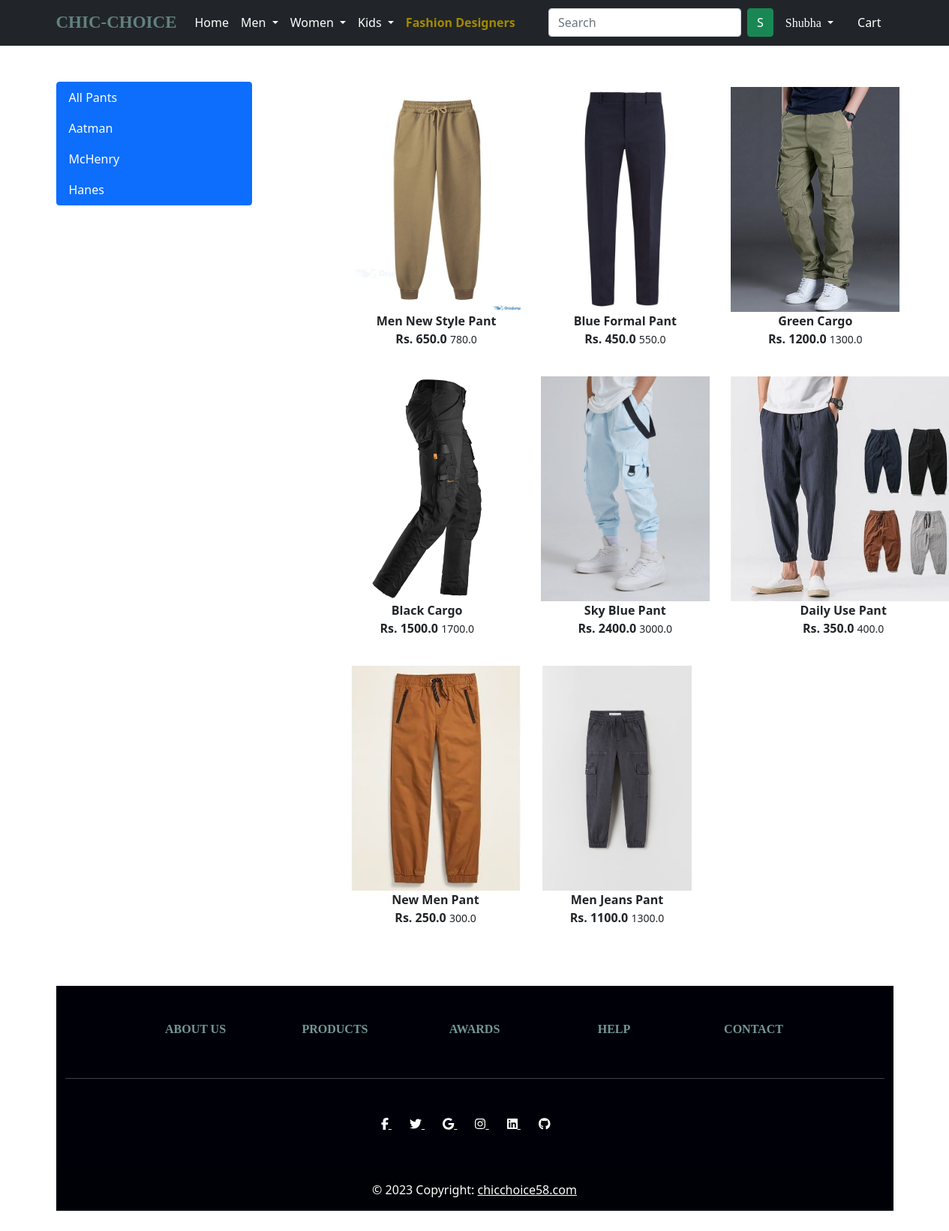
The page /mpants/ (signed in) on the database its author committed.
### app/models.py (models this page shows, shortened)
class Product(models.Model):
    title = models.CharField(max_length=100)
    selling_price = models.FloatField()
    discounted_price = models.FloatField()
    description = models.TextField()
    brand = models.CharField(max_length=100)
    category = models.CharField(choices=CATEGORY_CHOICES,max_length=4)
    product_image = models.ImageField(upload_to="productimg")

### app/views.py (the view)
# urls.py: path('mpants/', views.mpants, name='mpants'),
@login_required
def mpants(request, data=None):
    if data == None:
        mpants = Product.objects.filter(category="MP")
    elif data == "Aatman" or data == "McHenry" or data == "Hanes":
        mpants = Product.objects.filter(category="MP").filter(brand=data)
    return render(request, 'app/mpants.html', {"mpants":mpants})

### app/templates/app/mpants.html (shortened to what this page needs)
{% extends 'app/base.html' %}
{% load static %}
{% block main-content %}
<div class="container my-5">
 <div class="row">
  <div class="col-sm-3">
    <div class="list-group">
        <a href="{% url 'mpants' %}" class="list-group-item list-group-item-action active" aria-current="true">
          All Pants
        </a>
        <a href="{% url 'mpantsdata' 'Aatman' %}" class="list-group-item list-group-item-action active" aria-current="true">
            Aatman
          </a>
          <a href="{% url 'mpantsdata' 'McHenry' %}" class="list-group-item list-group-item-action active" aria-current="true">
            McHenry
          </a>
          <a href="{% url 'mpantsdata' 'Hanes' %}" class="list-group-item list-group-item-action active" aria-current="true">
            Hanes
          </a>
      </div>
  </div>
  <div class="col-sm-8 offset-sm-1">
    <div class="row">
        {% for product in mpants  %}
            <div class="col-sm-4 text-center mb-4">
                <a href="{% url 'product-detail' product.id %}" class="btn">
                    <div class="item">
                        <img src="{{ product.product_image.url }}" alt="" height="300" class="">
                        <div class="fw-bold"> {{product.title}} </div>
                        <div class="fw-bold"> Rs. {{product.discounted_price}}
                            <small class="fw-light text-decoration-line-trough"> {{ product.selling_price }} </small>
                        </div>
                    </div>
                </a>
            </div>
        {% endfor %}
       </div>
  </div>
 </div>
</div>
{% endblock main-content %}

### app/templates/app/base.html (shortened to what this page needs)
<!doctype html>
{% load static %}
<html lang="en">
  <head>
    <link href="https://cdn.jsdelivr.net/npm/bootstrap@5.0.0-beta1/dist/css/bootstrap.min.css" rel="stylesheet">
    <link rel="stylesheet" href="{% static 'app/css/owl.carousel.min.css' %}">
    <link rel="stylesheet" href="{% static 'app/css/all.min.css' %}">
    <link rel="stylesheet" href="{% static 'app/css/style.css' %}">
    <link rel="stylesheet" href="{% static 'app/css/designer_login.css' %}">
  </head>
  <body>
    <nav class="navbar navbar-expand-lg navbar-dark bg-dark">
     <div class="container">
       <a class="navbar-brand" href="/"><b style="font-weight: 1300;color: rgb(99, 129, 129); font-family:Cursive;font-size: 23px;">CHIC-CHOICE</b></a>
       <div class="collapse navbar-collapse" id="navbarSupportedContent">
         <ul class="navbar-nav me-auto mb-2 mb-lg-0">
           <li class="nav-item">
             <a class="nav-link active" aria-current="page" href="/">Home</a>
           </li>
           <li class="nav-item dropdown">
             <a class="nav-link dropdown-toggle text-white" href="#" id="electronicsDropdown" role="button" data-bs-toggle="dropdown" aria-expanded="false">
               Men
             </a>
           </li>
           <li class="nav-item dropdown">
             <a class="nav-link dropdown-toggle text-white" href="#" id="fashionDropdown" role="button" data-bs-toggle="dropdown" aria-expanded="false">
              Women
             </a>
           </li>
           <li class="nav-item dropdown">
            <a class="nav-link dropdown-toggle text-white" href="#" id="fashionDropdown" role="button" data-bs-toggle="dropdown" aria-expanded="false">
            Kids
            </a>
          </li>
          <li class="nav-item">
             <a style="color: #A38A00; font-weight: 700;" class="nav-link active" aria-current="page" href="{% url 'designers' %}">Fashion Designers</a>
           </li>
         </ul>
         <form class="d-flex" action="{% url 'search' %}" method="GET">
          <input class="form-control me-2" type="search" name="query" placeholder="Search" aria-label="Search">
          <button class="btn btn-success" type="submit" style="font-weight: 500;">S</button>
      </form>
         <div>
          <ul class="navbar-nav me-auto mb-2 mb-lg-0">
            {%  if request.user.is_authenticated %}
           <li class="nav-item dropdown mx-2">
              <a class="nav-link dropdown-toggle text-white" href="#" id="profileDropdown" role="button" data-bs-toggle="dropdown" aria-expanded="false">
                <span style="font-family:cursive;" class="text">{{ request.user.username|capfirst }}</span>
              </a>
                </li>
                <li class="nav-item mx-2">
                <a href="{% url 'showcart' %}" class="nav-link text-white"> Cart </a>
                </li>
            {% endif %}
          </ul>
         </div>
       </div>
     </div>
    </nav>
    {% block main-content %} {% endblock main-content %}
<div class="container my-5">
  <footer class="text-center text-white" style="background-color: #000108">
    <div class="container">
      <section class="mt-5">
        <div class="row text-center d-flex justify-content-center pt-5">
          <div class="col-md-2">
            <h6 class="text-uppercase font-weight-bold">
              <a style="font-family:cursive; color: rgb(114, 152, 152); font-weight: 800; text-decoration: none;" href="{% url 'about' %}" >About us</a>
            </h6>
          </div>
          <div class="col-md-2">
            <h6 class="text-uppercase font-weight-bold">
              <a style="font-family:cursive; color: rgb(114, 152, 152); font-weight: 800; text-decoration: none;" href="{% url 'home' %}" >Products</a>
            </h6>
          </div>
          <div class="col-md-2">
            <h6 class="text-uppercase font-weight-bold">
              <a style="font-family:cursive; color: rgb(114, 152, 152); font-weight: 800; text-decoration: none;" href="#!" >Awards</a>
            </h6>
          </div>
          <div class="col-md-2">
            <h6 class="text-uppercase font-weight-bold">
              <a style="font-family:cursive; color: rgb(114, 152, 152); font-weight: 800; text-decoration: none;" href="{% url 'help' %}" >Help</a>
            </h6>
          </div>
          <div class="col-md-2">
            <h6 class="text-uppercase font-weight-bold">
              <a style="font-family:cursive; color: rgb(114, 152, 152); font-weight: 800; text-decoration: none;" href="{% url 'contact' %}" >Contact</a>
            </h6>
          </div>
        </div>
      </section>
      <hr class="my-5" />
      <section class="text-center mb-5">
        <a href="" class="text-white me-4">
          <i class="fab fa-facebook-f"></i>
        </a>
        <a href="" class="text-white me-4">
          <i class="fab fa-twitter"></i>
        </a>
        <a href="" class="text-white me-4">
          <i class="fab fa-google"></i>
        </a>
        <a href="" class="text-white me-4">
          <i class="fab fa-instagram"></i>
        </a>
        <a href="" class="text-white me-4">
          <i class="fab fa-linkedin"></i>
        </a>
        <a href="" class="text-white me-4">
          <i class="fab fa-github"></i>
        </a>
      </section>
    </div>
    <div
         class="text-center p-3"
         style="background-color: rgba(0, 0, 0, 0.2)"
         >
      © 2023 Copyright:
      <a class="text-white" href="#"
         >chicchoice58.com</a
        >
    </div>
  </footer>
</div>
  </body>
</html>

### rows shown on the page
Product: product_image (picture), title "Men New Style Pant", discounted_price "650.0", selling_price "780.0"
Product: product_image (picture), title "Blue Formal Pant", discounted_price "450.0", selling_price "550.0"
Product: product_image (picture), title "Green Cargo", discounted_price "1200.0", selling_price "1300.0"
Product: product_image (picture), title "Black Cargo", discounted_price "1500.0", selling_price "1700.0"
Product: product_image (picture), title "Sky Blue Pant", discounted_price "2400.0", selling_price "3000.0"
Product: product_image (picture), title "Daily Use Pant", discounted_price "350.0", selling_price "400.0"
Product: product_image (picture), title "New Men Pant", discounted_price "250.0", selling_price "300.0"
Product: product_image (picture), title "Men Jeans Pant", discounted_price "1100.0", selling_price "1300.0"

### other values the page prints
{{ request.user.username|capfirst }} "Shubha"
